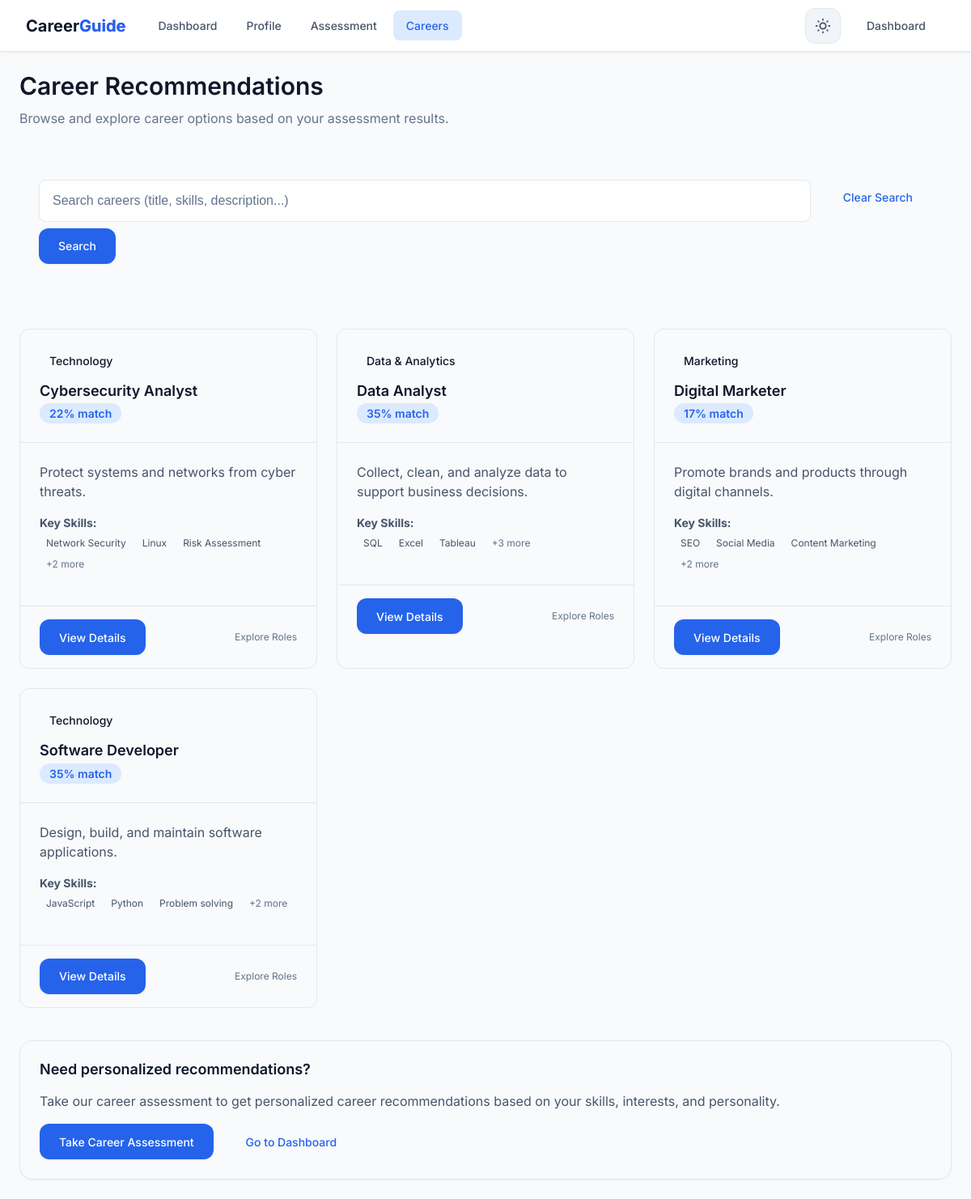
/career-details.php (signed in), run on the app's committed database.
### tables this page shows
CREATE TABLE `careers` (
  `id` int(11) NOT NULL,
  `slug` varchar(100) NOT NULL,
  `title` varchar(200) NOT NULL,
  `category` varchar(100) DEFAULT NULL,
  `overview` text NOT NULL,
  `skills` longtext DEFAULT NULL CHECK (json_valid(`skills`)),
  `salary` varchar(100) DEFAULT NULL,
  `roles` longtext DEFAULT NULL CHECK (json_valid(`roles`)),
  `roadmap` longtext DEFAULT NULL CHECK (json_valid(`roadmap`)),
  `courses` longtext DEFAULT NULL CHECK (json_valid(`courses`)),
  `certs` longtext DEFAULT NULL CHECK (json_valid(`certs`)),
  `created_at` timestamp NOT NULL DEFAULT current_timestamp(),
  `updated_at` timestamp NOT NULL DEFAULT current_timestamp() ON UPDATE current_timestamp()
);

CREATE TABLE `user_tests` (
  `id` int(11) NOT NULL,
  `user_id` int(11) NOT NULL,
  `test_type` varchar(50) NOT NULL,
  `results` longtext DEFAULT NULL CHECK (json_valid(`results`)),
  `completed_at` timestamp NOT NULL DEFAULT current_timestamp()
);

### career-details.php (the view, shortened to what this page needs)
<?php
require_once 'config.php';
$user_id = $_SESSION['user_id'];
$search = isset($_GET['search']) ? mysqli_real_escape_string($conn, trim($_GET['search'])) : '';
$sql = "SELECT * FROM careers WHERE 1=1";
$sql .= " ORDER BY title ASC";
$result = mysqli_query($conn, $sql);
$user_scores = [];
$test_sql = "SELECT results FROM user_tests WHERE user_id = '$user_id' AND test_type = 'career_assessment' ORDER BY completed_at DESC LIMIT 1";
$test_result = mysqli_query($conn, $test_sql);
if ($test_result && mysqli_num_rows($test_result) > 0) {
    $test_data = mysqli_fetch_assoc($test_result);
    if (!empty($test_data['results'])) {
        $results = json_decode($test_data['results'], true);
        if (is_array($results) && isset($results['scores'])) {
            $user_scores = $results['scores'];
        }
    }
}
?>
<!DOCTYPE html>
<html lang="en">
<head>
  <link rel="stylesheet" href="assets/css/style.css">
</head>
<body>
  <header class="site-header">
    <div class="container">
      <div class="header-left">
        <a href="dashboard.php" class="logo">Career<span>Guide</span></a>
        <nav class="nav-links">
          <a href="dashboard.php">Dashboard</a>
          <a href="profile-setup.php">Profile</a>
          <a href="assessment.php">Assessment</a>
          <a href="careers.php" class="active">Careers</a>
        </nav>
      </div>
      <div class="nav-actions">
        <button class="theme-toggle" id="themeToggle" aria-label="Toggle theme">
        </button>
        <a href="dashboard.php" class="btn btn-ghost">Dashboard</a>
      </div>
    </div>
  </header>
  <main class="careers-page">
    <div class="page-header">
      <h1>Career Recommendations</h1>
      <p class="text-muted">Browse and explore career options based on your assessment results.</p>
    </div>
    <div class="filters">
      <form method="get" action="careers.php" class="search-box">
        <div class="form-group">
          <input type="text"
                 name="search"
                 class="form-input"
                 placeholder="Search careers (title, skills, description...)"
                 value="<?php echo htmlspecialchars($search); ?>">
          <button type="submit" class="btn btn-primary" style="margin-top: var(--space-sm);">Search</button>
        </div>
      </form>
      <div>
        <a href="careers.php" class="btn btn-outline">Clear Search</a>
      </div>
    </div>
    <?php if ($result && mysqli_num_rows($result) > 0): ?>
      <div class="careers-grid">
        <?php while ($career = mysqli_fetch_assoc($result)):
          $match_percentage = $user_scores[$career['slug']] ?? 0;
          $skills = json_decode($career['skills'] ?? '[]', true) ?: [];
          $first_skills = array_slice($skills, 0, 3);
          $career_type = 'Technology';
          $slug = strtolower($career['slug'] ?? '');
          if (strpos($slug, 'data') !== false) $career_type = 'Data & Analytics';
          elseif (strpos($slug, 'design') !== false) $career_type = 'Design';
          elseif (strpos($slug, 'market') !== false) $career_type = 'Marketing';
          elseif (strpos($slug, 'manage') !== false) $career_type = 'Management';
        ?>
          <div class="career-card">
            <div class="career-card-header">
              <span class="type-badge"><?php echo $career_type; ?></span>
              <h3 style="margin: var(--space-xs) 0; color: var(--color-text-primary);"><?php echo htmlspecialchars($career['title']); ?></h3>
              <?php if ($match_percentage > 0): ?>
                <span class="match-badge"><?php echo $match_percentage; ?>% match</span>
              <?php endif; ?>
            </div>
            <div class="career-card-body">
              <p class="text-muted" style="margin-bottom: var(--space-md); line-height: 1.5; color: var(--color-text-secondary);">
                <?php
                  $overview = $career['overview'] ?? '';
                  echo htmlspecialchars(strlen($overview) > 120 ? substr($overview, 0, 120) . '...' : $overview);
                ?>
              </p>
              <?php if (!empty($first_skills)): ?>
                <div style="margin-bottom: var(--space-md);">
                  <strong style="font-size: var(--text-sm); color: var(--color-text-secondary); display: block; margin-bottom: var(--space-xs);">Key Skills:</strong>
                  <div style="display: flex; flex-wrap: wrap; gap: 4px;">
                    <?php foreach ($first_skills as $skill): ?>
                      <span class="skill-badge">
                        <?php echo htmlspecialchars($skill); ?>
                      </span>
                    <?php endforeach; ?>
                    <?php if (count($skills) > 3): ?>
                      <span style="font-size: var(--text-xs); padding: 2px 8px; color: var(--color-text-muted);">
                        +<?php echo count($skills) - 3; ?> more
                      </span>
                    <?php endif; ?>
                  </div>
                </div>
              <?php endif; ?>
            </div>
            <div class="career-card-footer">
              <a href="career-details.php?slug=<?php echo urlencode($career['slug']); ?>" class="btn btn-primary btn-sm">
                View Details
              </a>
              <span style="font-size: var(--text-xs); color: var(--color-text-muted);">
                <?php
                  $job_roles = json_decode($career['job_roles'] ?? '[]', true) ?: [];
                  echo !empty($job_roles) ? htmlspecialchars($job_roles[0]) : 'Explore Roles';
                ?>
              </span>
            </div>
          </div>
        <?php endwhile; ?>
      </div>
    <?php endif; ?>
    <?php if (empty($search)): ?>
      <div class="card" style="margin-top: var(--space-xl); padding: var(--space-lg); background: var(--color-bg-light); border-color: var(--color-border);">
        <h3 style="margin-bottom: var(--space-md); color: var(--color-text-primary);">Need personalized recommendations?</h3>
        <p class="text-muted" style="margin-bottom: var(--space-md); color: var(--color-text-secondary);">
          Take our career assessment to get personalized career recommendations based on your skills, interests, and personality.
        </p>
        <div style="display: flex; gap: var(--space-md);">
          <a href="assessment.php" class="btn btn-primary">Take Career Assessment</a>
          <a href="dashboard.php" class="btn btn-outline">Go to Dashboard</a>
        </div>
      </div>
    <?php endif; ?>
  </main>
</body>
</html>

### career-details.php (style rules this page uses)
.careers-page { padding: var(--space-lg); max-width: 1200px; margin: 0 auto; }
.page-header { margin-bottom: var(--space-2xl); }
.page-header h1 { margin-bottom: var(--space-sm); }
.filters { display: flex; flex-wrap: wrap; gap: var(--space-md); margin-bottom: var(--space-xl); padding: var(--space-lg); background: var(--color-bg-light); border-radius: var(--radius-lg); }
.search-box { flex: 1; min-width: 300px; }
.careers-grid { display: grid; grid-template-columns: repeat(auto-fill, minmax(300px, 1fr)); gap: var(--space-lg); margin-bottom: var(--space-2xl); }
.career-card { border: 1px solid var(--color-border); border-radius: var(--radius-lg); overflow: hidden; transition: transform 0.2s ease, box-shadow 0.2s ease; background: var(--color-card-bg, var(--color-bg)); }
.career-card-header { padding: var(--space-lg); background: var(--color-bg-light); border-bottom: 1px solid var(--color-border); }
.career-card-body { padding: var(--space-lg); }
.career-card-footer { padding: var(--space-md) var(--space-lg); background: var(--color-bg-light); border-top: 1px solid var(--color-border); display: flex; justify-content: space-between; align-items: center; }
.match-badge { padding: 4px 12px; background: var(--color-primary-light); color: var(--color-primary); border-radius: 20px; font-size: var(--text-sm); font-weight: 600; }
.type-badge { display: inline-block; padding: 4px 12px; background: var(--color-secondary-light); color: var(--color-secondary); border-radius: 20px; font-size: var(--text-sm); font-weight: 500; margin-bottom: var(--space-sm); }
.skill-badge { font-size: var(--text-xs); padding: 2px 8px; background: var(--color-bg-light); border-radius: 12px; color: var(--color-text-secondary); }

### data on the page
careers: career_type "Technology", title "Cybersecurity Analyst", overview "Protect systems and networks from cyber threats.", skills "Network Security", skills "Linux", skills "Risk Assessment", count($skills)-3 "2"
user_tests: results.slug "22", results.slug "35", results.slug "17"
careers: slug "Data & Analytics", title "Data Analyst", overview "Collect, clean, and analyze data to support business decisions.", skills "SQL", skills "Excel", skills "Tableau", count($skills)-3 "3"
careers: slug "Marketing", title "Digital Marketer", overview "Promote brands and products through digital channels.", skills "SEO", skills "Social Media", skills "Content Marketing", count($skills)-3 "2"
careers: career_type "Technology", title "Software Developer", overview "Design, build, and maintain software applications.", skills "JavaScript", skills "Python", skills "Problem solving", count($skills)-3 "2"
